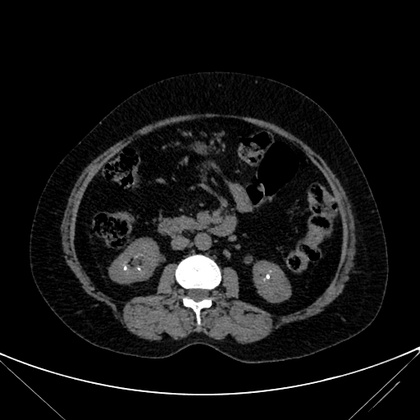
%> input picture final 1/1-751/Stone- (443).jpg, 420 x 420 px, shrunk from 512 x 512 before the run
$ octave Kidney_Stone_Detection.m   (GNU Octave 9; MATLAB toolbox functions it lacks are replaced by stand-ins)
%> lines starting %> are read from the running program, lines starting %| are printed output that depends on the picture; in (x1, y1, x2, y2) boxes, pixels count from 0 and x2, y2 are one past the last pixel; in counts of white or black regions, pixels touching at a corner belong together; the program's own positions count from 1
% ขั้นตอนที่ 1: การเข้าถึงภาพ
originalImage = imread("final 1\1-751\Stone- (443).jpg");
%> originalImage is the input picture: size 420x420x3 uint8; min 0, max 255, mean 18.9

% แสดงภาพต้นฉบับ
figure;
imshow(originalImage);
title('Original Image');

% ขั้นตอนที่ 2: การประมวลผลภาพ
% 2.1 แปลงภาพเป็นระดับสีเทา
grayImage = rgb2gray(originalImage);

% แสดงภาพระดับสีเทา
figure;
imshow(grayImage);
title('Grayscale Image');

% 2.2 กรองภาพ (Median Filter)
filteredImage = medfilt2(grayImage);

% แสดงภาพที่ผ่านการกรองด้วย Median Filter
figure;
imshow(filteredImage);
title('Median Filtered Image');

% 2.2 การปรับปรุงภาพ (Local Power Law Transformation)
gamma = 1.0; % start gamma from 1.0

while gamma <= 5.0
    enhancedImage = filteredImage;

    % กำหนดขนาดของพื้นที่ท้องถิ่น
    regionSize = 50; % ปรับขนาดตามต้องการ

    % วนลูปในภาพในพื้นที่ท้องถิ่น
    for i = 1:regionSize:size(filteredImage, 1)
        for j = 1:regionSize:size(filteredImage, 2)
            % แยกพื้นที่ท้องถิ่น
            localRegion = filteredImage(i:min(i+regionSize-1, size(filteredImage, 1)), j:min(j+regionSize-1, size(filteredImage, 2)));

            % ใช้การปรับปรุงกฎแกมในพื้นที่ท้องถิ่น
            localEnhancedRegion = imadjust(localRegion, [], [], gamma);

            % วางพื้นที่ท้องถิ่นที่ปรับปรุงแล้วกลับเข้าไปในภาพ
            enhancedImage(i:min(i+size(localRegion,1)-1, size(filteredImage, 1)), j:min(j+size(localRegion,2)-1, size(filteredImage, 2))) = localEnhancedRegion;
        end
    end

    % แสดงภาพที่ปรับปรุงแล้ว
    figure;
    imshow(enhancedImage);
    title(['Enhanced Image (Local Power Law Transformation) - Gamma: ' num2str(gamma)]);

    % ขั้นตอนที่ 3: การแบ่งส่วนภาพ
    thresholdValue = 100;
    binaryImage = enhancedImage > thresholdValue;
    se = strel("disk", 1);
    cleanedImage = imopen(binaryImage, se);

    % แสดงภาพ binary
    figure;
    imshow(binaryImage);
    title('Binary Image');

    % แสดงภาพที่ทำการทำความสะอาดหลังจากการดำเนินการเปิด
    figure;
    imshow(cleanedImage);
    title('Cleaned Image (After Opening)');

    % ขั้นตอนที่ 4: การตรวจจับพื้นที่
    stats = regionprops(cleanedImage, 'Area', 'BoundingBox');

    % ลบเฉพาะนอกวัตถุที่ใหญ่ที่สุดใน regionprops
    if ~isempty(stats)
        % ค้นหาดัชนีของวัตถุที่ใหญ่ที่สุด
        [~, indexOfLargest] = max([stats.Area]);

        % แยกกรอบของวัตถุที่ใหญ่ที่สุด
        largestBoundingBox = stats(indexOfLargest).BoundingBox;

        % เพิ่มความสูงในการค้นหา
        newHeight = 2 * largestBoundingBox(4); % คำนวณความสูงใหม่โดยการคูณความสูงปัจจุบันด้วย 2

        % คำนวณตำแหน่งใหม่ของ large object
        newBoundingBox = [largestBoundingBox(1), largestBoundingBox(2) - largestBoundingBox(4), largestBoundingBox(3)+10, newHeight];

        % กำหนดขนาดเริ่มต้นของ scale factor
        scaleFactor = 1;
        foundStones = false;

        while scaleFactor <= 5
            % คำนวณพื้นที่ด้านซ้ายและด้านขวาขึ้นอยู่กับกรอบที่ปรับปรุงแล้ว
            leftRegion = [newBoundingBox(1) - scaleFactor*newBoundingBox(3), newBoundingBox(2), scaleFactor*newBoundingBox(3), newBoundingBox(4)-13];
            rightRegion = [newBoundingBox(1) + newBoundingBox(3), newBoundingBox(2), scaleFactor*newBoundingBox(3), newBoundingBox(4)-13];

            % ให้แน่ใจว่าพื้นที่อยู่ภายในขอบเขตของภาพ
            leftRegion = max(leftRegion, 1);
            rightRegion = max(rightRegion, 1);

            % แปลงพื้นที่เป็นจำนวนเต็ม
            leftRegion = round(leftRegion);
            rightRegion = round(rightRegion);

            % แยกพื้นที่ด้านซ้ายและด้านขวาออกจากภาพที่ปรับปรุงแล้ว
            leftKidney = enhancedImage(leftRegion(2):min(leftRegion(2) + leftRegion(4)-1, size(enhancedImage, 1)), leftRegion(1):min(leftRegion(1) + leftRegion(3)-1, size(enhancedImage, 2)));
            rightKidney = enhancedImage(rightRegion(2):min(rightRegion(2) + rightRegion(4)-1, size(enhancedImage, 1)), rightRegion(1):min(rightRegion(1) + rightRegion(3)-1, size(enhancedImage, 2)));

            % ทำการแบ่งส่วนและตรวจจับพื้นที่บนไตด้านซ้ายและขวา
            leftBinaryImage = leftKidney > thresholdValue;
            rightBinaryImage = rightKidney > thresholdValue;

            leftCleanedImage = imopen(leftBinaryImage, se);
            rightCleanedImage = imopen(rightBinaryImage, se);

            % แสดงผลลัพธ์สำหรับพื้นที่ไตด้านซ้ายและขวา
            figure;
            subplot(1, 2, 1), imshow(leftCleanedImage), title(['Clean Image - Left Kidney (Scale Factor: ' num2str(scaleFactor) ')']);
            subplot(1, 2, 2), imshow(rightCleanedImage), title(['Clean Image - Right Kidney (Scale Factor: ' num2str(scaleFactor) ')']);

            % ตรวจสอบว่ามีหินไตอยู่หรือไม่โดยการตรวจสอบจำนวนพื้นที่ที่ตรวจพบ
            leftStats = regionprops(leftCleanedImage, 'Area', 'BoundingBox');
            rightStats = regionprops(rightCleanedImage, 'Area', 'BoundingBox');

            % แสดงผลลัพธ์บนภาพต้นฉบับ
            figure;
            imshow(originalImage);
            title(['Detected Regions on Original Image (Scale Factor: ' num2str(scaleFactor) ')']);

            hold on;

            % ทำเครื่องหมายพื้นที่ไตด้านซ้าย
            for i = 1:length(leftStats)
                leftStats(i).BoundingBox(1) = leftStats(i).BoundingBox(1) + leftRegion(1); % ปรับค่า x-coordinate
                leftStats(i).BoundingBox(2) = leftStats(i).BoundingBox(2) + leftRegion(2); % ปรับค่า y-coordinate
                rectangle('Position', leftStats(i).BoundingBox, 'EdgeColor', 'r', 'LineWidth', 2);
            end

            % ทำเครื่องหมายพื้นที่ไตด้านขวา
            for i = 1:length(rightStats)
                rightStats(i).BoundingBox(1) = rightStats(i).BoundingBox(1) + rightRegion(1); % ปรับค่า x-coordinate
                rightStats(i).BoundingBox(2) = rightStats(i).BoundingBox(2) + rightRegion(2); % ปรับค่า y-coordinate
                rectangle('Position', rightStats(i).BoundingBox, 'EdgeColor', 'b', 'LineWidth', 2);
            end

            hold off;

            % ตรวจสอบว่ามีหินไตอยู่หรือไม่โดยการตรวจสอบจำนวนพื้นที่ที่ตรวจพบ
            if ~isempty(leftStats) || ~isempty(rightStats)
                fprintf('Kidney stones detected! You should consult a doctor for further evaluation.\n');
                foundStones = true;
                break; % ออกจากลูปเมื่อพบหิน
            else
                fprintf('No kidney stones detected. Continue monitoring your health.\n');
            end

            % เพิ่ม scale factor สำหรับการวนลูปครั้งต่อไป
            scaleFactor = scaleFactor + 0.1; % ปรับการเพิ่มค่าตามต้องการ
        end

        % เพิ่ม gamma สำหรับการวนลูปครั้งต่อไป
        gamma = gamma + 0.1; % ปรับการเพิ่มค่าตามต้องการ
    else
        fprintf('No kidney stones detected. Continue monitoring your health.\n');
        break; % ออกจากลูปเมื่อไม่พบวัตถุใดๆ
    end
end
%> this loop made 41 passes
%> (indexOfLargest, largestBoundingBox, newHeight, newBoundingBox) on passes 1 to 12: (17, [158.5 254.5 80 43], 86, [158.5 211.5 90 86]), (20, [159.5 254.5 63 39], 78, [159.5 215.5 73 78]), (20, [174.5 255.5 48 35], 70, [174.5 220.5 58 70]), (4, [175.5 255.5 47 35], 70, [175.5 220.5 57 70]), (3, [175.5 255.5 47 35], 70, [175.5 220.5 57 70]), (3, [175.5 255.5 46 35], 70, [175.5 220.5 56 70]), (3, [175.5 255.5 46 35], 70, [175.5 220.5 56 70]), (3, [175.5 255.5 46 35], 70, [175.5 220.5 56 70]), (3, [175.5 255.5 46 35], 70, [175.5 220.5 56 70]), (3, [175.5 255.5 46 35], 70, [175.5 220.5 56 70]), (2, [175.5 255.5 46 35], 70, [175.5 220.5 56 70]), (2, [175.5 255.5 46 35], 70, [175.5 220.5 56 70])
%| Kidney stones detected! You should consult a doctor for further evaluation.
%| Kidney stones detected! You should consult a doctor for further evaluation.
%| Kidney stones detected! You should consult a doctor for further evaluation.
%| Kidney stones detected! You should consult a doctor for further evaluation.
%| Kidney stones detected! You should consult a doctor for further evaluation.
%| Kidney stones detected! You should consult a doctor for further evaluation.
%| Kidney stones detected! You should consult a doctor for further evaluation.
%| Kidney stones detected! You should consult a doctor for further evaluation.
%> (further printed lines are left out)
%> pass 1, `binaryImage = enhancedImage > thresholdValue;`:
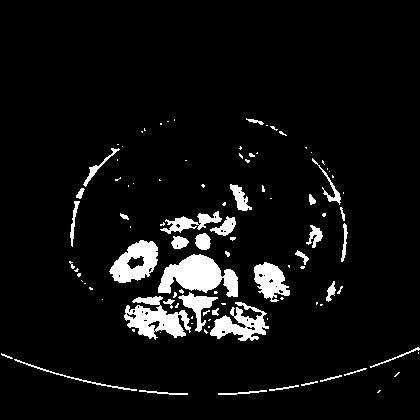
%> binaryImage: size 420x420 logical; 6.4% white; 101 white regions (65 under 20 px), largest, box (x1, y1, x2, y2) and area: (158, 254, 238, 297) 1997, (124, 296, 191, 340) 1503, (109, 240, 158, 283) 1247
%> pass 1, `cleanedImage = imopen(binaryImage, se);`:
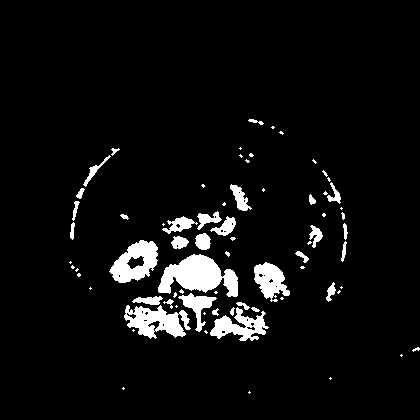
%> cleanedImage: size 420x420 logical; 5.7% white; 73 white regions (39 under 20 px), largest, box (x1, y1, x2, y2) and area: (158, 254, 238, 297) 1992, (124, 305, 191, 339) 1295, (109, 240, 158, 283) 1231
%> pass 1, `while scaleFactor <= 5  leftRegion = [newBoundingBox(1) - scaleFactor*..`:
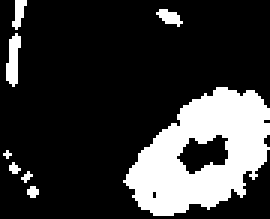
%> displayed picture: size 73x90 logical (shown 3 times larger); 21.1% white; 8 white regions (4 under 20 px), largest, box (x1, y1, x2, y2) and area: (41, 29, 90, 72) 1233, (2, 11, 7, 29) 59, (52, 3, 61, 9) 30, (4, 0, 9, 10) 29
%> pass 1, `while scaleFactor <= 5  leftRegion = [newBoundingBox(1) - scaleFactor*..`:
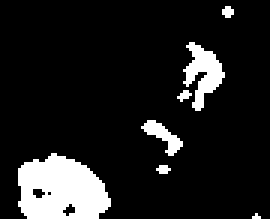
%> displayed picture: size 73x90 logical (shown 3 times larger); 11.8% white; 7 white regions (4 under 20 px), largest, box (x1, y1, x2, y2) and area: (6, 51, 37, 73) 513, (61, 14, 75, 37) 159, (47, 40, 61, 52) 66
%> after the loop:
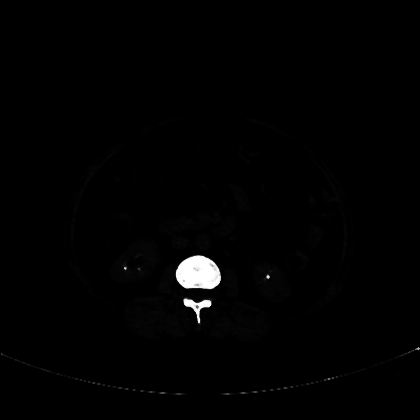
%> enhancedImage: size 420x420 uint8; min 0, max 255, mean 2.4
%> after the loop: leftBinaryImage: size 55x55 logical; 0.23% white in thin lines or dots, all inside (x1, y1, x2, y2) = (3, 46, 6, 49)
%> after the loop:
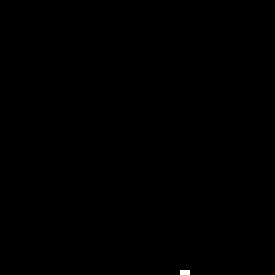
%> rightBinaryImage: size 55x55 logical (shown 5 times larger); 0.07% white in thin lines or dots, all inside (x1, y1, x2, y2) = (36, 54, 38, 55)
%> after the loop: rightCleanedImage: size 55x55 logical; every value is 0
%> after the loop, foundStones = true; gamma = 5.1; leftRegion = [122 222 55 55]; leftStats = 1 region; box (x1, y1, x2, y2) and Area: (125, 268, 128, 271) 5; rightRegion = [232 222 55 55]; rightStats = 0 regions; scaleFactor = 1
%> after the loop:
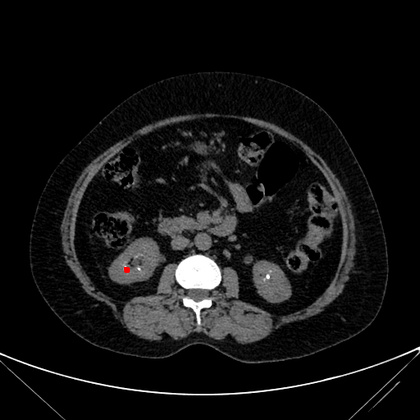
%> figure redrawn from the program's plot data; its title reads 'Detected Regions on Original Image (Scale Factor: 1)'

$ run again, with final 1/1-751/Stone- (1).jpg copied over final 1/1-751/Stone- (443).jpg
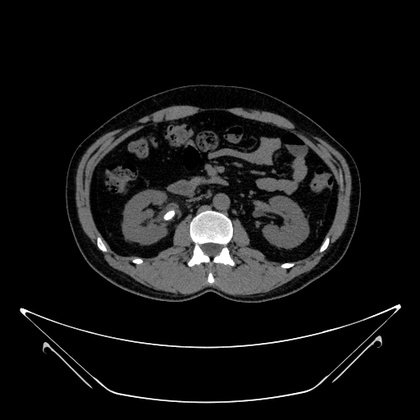
%> input picture final 1/1-751/Stone- (1).jpg, 420 x 420 px, shrunk from 512 x 512 before the run
%> originalImage is the input picture: size 420x420x3 uint8; min 0, max 255, mean 19.1
%> the loop `while gamma <= 5.0` made 41 passes
%> (indexOfLargest, largestBoundingBox, newHeight, newBoundingBox) on passes 1 to 8: (8, [106.5 206.5 214 89], 178, [106.5 117.5 224 178]), (20, [131.5 206.5 164 88], 176, [131.5 118.5 174 176]), (19, [187.5 207.5 48 71], 142, [187.5 136.5 58 142]), (7, [188.5 208.5 47 59], 118, [188.5 149.5 57 118]), (7, [188.5 210.5 47 57], 114, [188.5 153.5 57 114]), (7, [188.5 210.5 45 57], 114, [188.5 153.5 55 114]), (7, [188.5 210.5 45 57], 114, [188.5 153.5 55 114]), (7, [188.5 211.5 45 56], 112, [188.5 155.5 55 112])
%> (printed output is left out)
%> pass 1, `while scaleFactor <= 5  leftRegion = [newBoundingBox(1) - scaleFactor*..`:
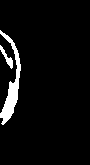
%> displayed picture: size 165x90 logical; 5% white; 2 white regions, box (x1, y1, x2, y2) and area: (0, 30, 21, 125) 652, (0, 45, 13, 69) 97
%> after the loop `while gamma <= 5.0`: foundStones = true; gamma = 5.1; leftRegion = [138 179 53 53]; leftStats = 1 region; box (x1, y1, x2, y2) and Area: (165, 212, 175, 221) 57; rightRegion = [244 179 53 53]; rightStats = 0 regions; scaleFactor = 1
%> after the loop `while gamma <= 5.0`:
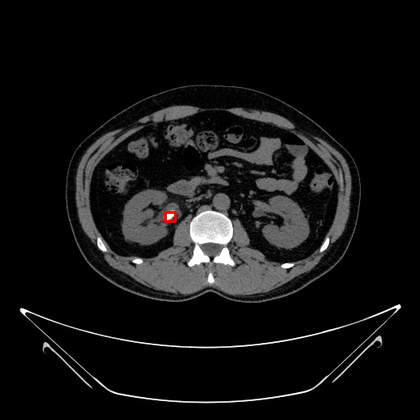
%> figure redrawn from the program's plot data; its title reads 'Detected Regions on Original Image (Scale Factor: 1)'

$ run again, with final 1/1-751/Stone- (141).jpg copied over final 1/1-751/Stone- (443).jpg
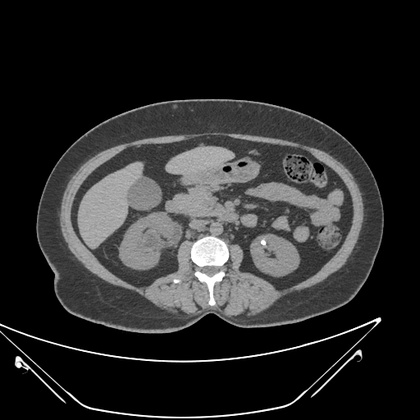
%> input picture final 1/1-751/Stone- (141).jpg, 420 x 420 px, shrunk from 512 x 512 before the run
%> originalImage is the input picture: size 420x420x3 uint8; min 0, max 255, mean 41
%> the loop `while gamma <= 5.0` made 41 passes
%> (indexOfLargest, largestBoundingBox, newHeight, newBoundingBox) on passes 1 to 8: (4, [60.5 135.5 304 182], 364, [60.5 -46.5 314 364]), (6, [60.5 144.5 227 173], 346, [60.5 -28.5 237 346]), (4, [60.5 144.5 221 172], 344, [60.5 -27.5 231 344]), (23, [145.5 144.5 136 172], 344, [145.5 -27.5 146 344]), (18, [145.5 146.5 134 169], 338, [145.5 -22.5 144 338]), (14, [145.5 146.5 133 169], 338, [145.5 -22.5 143 338]), (12, [145.5 146.5 100 167], 334, [145.5 -20.5 110 334]), (16, [147.5 228.5 82 84], 168, [147.5 144.5 92 168])
%> (printed output is left out)
%> after the loop `while gamma <= 5.0`: foundStones = true; gamma = 5.1; leftRegion = [144 208 48 47]; leftStats = 0 regions; rightRegion = [240 208 48 47]; rightStats = 1 region; box (x1, y1, x2, y2) and Area: (262, 241, 267, 246) 17; scaleFactor = 1
%> after the loop `while gamma <= 5.0`:
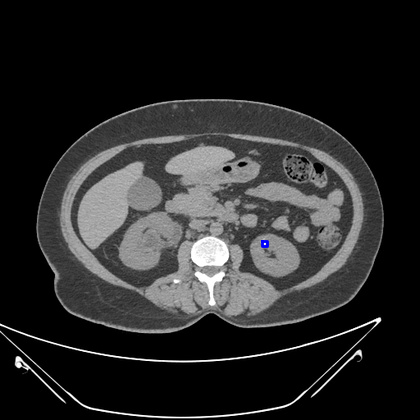
%> figure redrawn from the program's plot data; its title reads 'Detected Regions on Original Image (Scale Factor: 1)'
